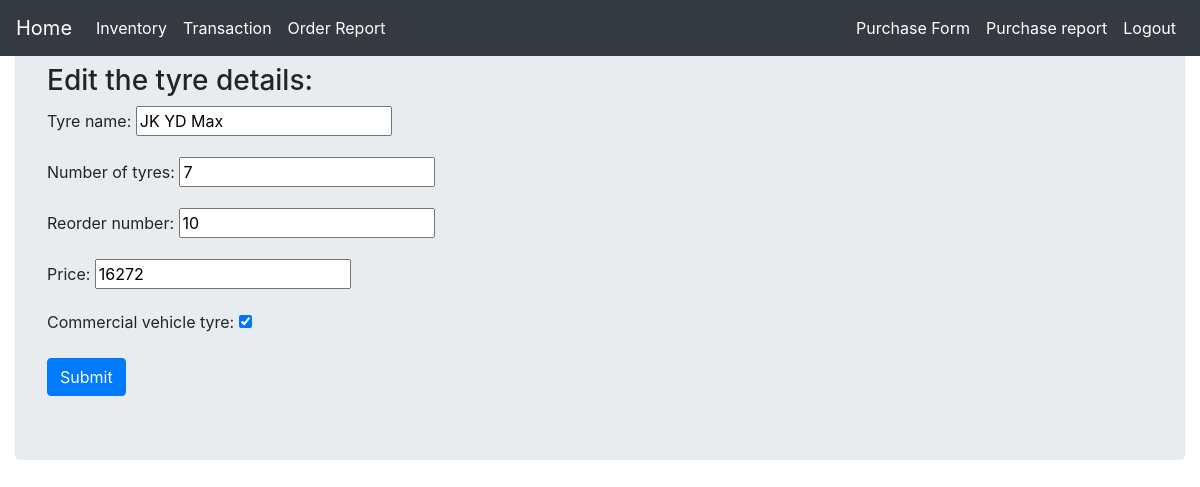
The page /tyres/13/update/ (signed in) on the database its author committed.
### tyre_stock/models.py (models this page shows, shortened)
class tyre_stockmodel(models.Model):
    tyre_name = models.CharField(max_length=50, unique=True, blank=False, error_messages ={
                    "unique":"This Tyre model already exists. Please use another name."})
    number_of_tyres = models.PositiveIntegerField(blank=False)
    reorder_number = models.PositiveIntegerField(blank=False)
    date_refreshed = models.DateField(auto_now=True)
    price = models.PositiveIntegerField(blank=False)
    commercial_vehicle_tyre = models.BooleanField(default=False)

### tyre_stock/views.py (the view)
# urls.py: path('<int:pk>/update/', views.TyreUpdateView.as_view(), name='tyre_update'),
class TyreUpdateView(LoginRequiredMixin, UpdateView):
    model = tyre_stockmodel
    fields = ('tyre_name', 'number_of_tyres', 'reorder_number', 'price', 'commercial_vehicle_tyre')
    template_name = 'tyre_stock/tyre_c_u.html'

### templates/tyre_stock/tyre_c_u.html (shortened to what this page needs)
{% extends 'tyre_stock/base.html' %}
{% block body_block %}
<div class="container-fluid">
  <div class="jumbotron">
    <h3>
    {% if not form.instance.pk %}
    Add new tyre by filling out the following details:
    {% else %}
    Edit the tyre details:
    {% endif %}
    </h3>
    <form method="post">
      {{form.as_p}}
      <input type="submit" class="btn btn-primary" value="Submit">
    </form>
  </div>
</div>
{% endblock %}

### static/css/stock_table.css (style rules this page uses)
* { box-sizing: border-box; }

### rows shown on the page
tyre_stockmodel: tyre_name "JK YD Max", number_of_tyres "7", reorder_number "10", price "16272", commercial_vehicle_tyre "☑"
